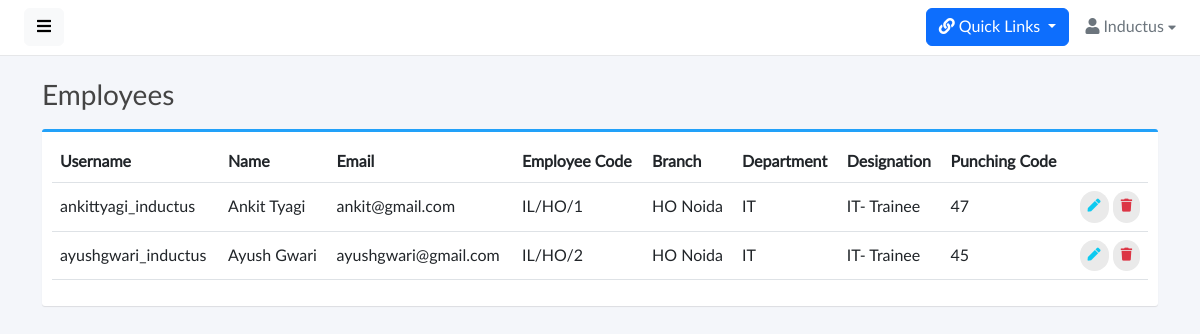
The app's page /employees/ (signed in), older data.
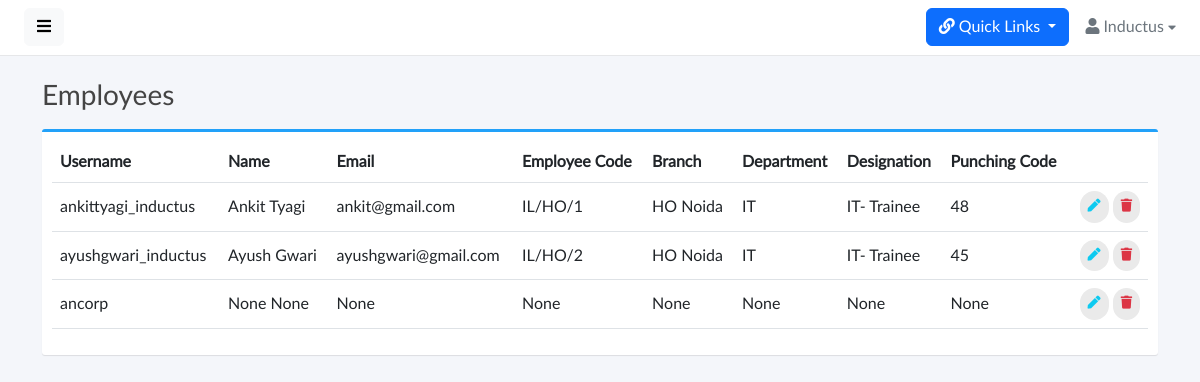
The same page, newer data.
### base/models.py (models this page shows, shortened)
class Employee(models.Model):
    GENDER_CHOICES = [
        ('Male', 'Male'),
        ('Female', 'Female'),
    ]
    SHIFT_CHOICES = [
        ('General', 'General'),
        ('UNICEF', 'UNICEF'),
    ]
    EMPLOYEE_TYPE_CHOICES = [
        ('Permanent','Permanent')
    ]
    GRADE_CHOICES = [
        ('Employee','Employee'),
        ('Consultant','Consultant'),
        ('UNF Employee','UNF Employee'),
        ('UNF Supervisor','UNF Supervisor'),
    ]
    id = models.CharField(max_length=25,primary_key=True,default=generate_unique_id,editable=False)
    user = models.OneToOneField(User, on_delete=models.CASCADE,editable=False)
    employee_code = models.CharField(max_length=20,unique=True,null=True,blank=True)
    first_name = models.CharField(max_length=100 ,null=True,blank=True)
    middle_name = models.CharField(max_length=100,blank=True,null=True)
    last_name = models.CharField(max_length=100 , null=True,blank=True)
    email = models.CharField(max_length=100, null=True,blank=True , unique=True)
    official_email= models.CharField(max_length=100, blank=True , null=True , unique=True)
    gender = models.CharField(max_length=10, choices=GENDER_CHOICES)
    punching_code = models.IntegerField(unique=True , null=True , blank=True)
    date_of_joining = models.DateField(null=True)
    branch = models.ForeignKey(Branch, on_delete=models.SET_NULL,null=True,blank=True)
    department = models.ForeignKey(Department, on_delete=models.SET_NULL, null=True,blank=True)
    designation = models.ForeignKey(Designation, on_delete=models.SET_NULL,null=True,blank=True)
    employee_type = models.CharField(max_length=100, choices=EMPLOYEE_TYPE_CHOICES)
    shift = models.CharField(max_length=100, choices=SHIFT_CHOICES)
    grade = models.CharField(max_length=100, choices=GRADE_CHOICES)
    reporting_manager = models.ForeignKey(
        'self',
        on_delete=models.SET_NULL,
        null=True,
        blank=True,
        related_name='reportees'
    )
    ctc = models.CharField(max_length=20,null=True,blank=True)
    gross_salary = models.CharField(max_length=20,null=True,blank=True)
    basic_salary = models.CharField(max_length=20,null=True,blank=True)

class Branch(models.Model):
    id = models.CharField(default=generate_unique_id,primary_key=True,editable=False,max_length=25)
    branch_name = models.CharField(max_length=100,unique=True)
    slug = models.CharField(max_length=100)
    def __str__(self):
        return self.branch_name

class Department(models.Model):
    id = models.CharField(max_length=25,primary_key=True,default=generate_unique_id,editable=False)
    department = models.CharField(max_length=100,unique=True)
    slug = models.CharField(max_length=100)
    def __str__(self):
        return self.department

class Designation(models.Model):
    id = models.CharField(max_length=25,primary_key=True,default=generate_unique_id,editable=False)
    designation = models.CharField(max_length=100,unique=True)
    slug = models.CharField(max_length=100)
    def __str__(self):
        return self.designation

### base/views.py (the view)
# urls.py: path('employees/',views.EmployeeView,name='employees'),
@login_required(login_url='signin')
def EmployeeView(request):
    employees = Employee.objects.all()
    branchs = Branch.objects.all()
    departments = Department.objects.all()
    designations = Designation.objects.all()
    numeric_part = 0
    if request.method == 'GET':
        try:
            last_employee = Employee.objects.order_by('-employee_code').first()
            if last_employee:
                last_code = last_employee.employee_code
                if last_code and any(char.isdigit() for char in last_code):
                    numeric_part = int(''.join(filter(str.isdigit, last_code)))
        except Employee.DoesNotExist:
            pass  # Handle the case when no Employee objects exist
    context = {
        'employees': employees,
        'next_employee_code': numeric_part + 1,
        'designations': designations,
        'departments': departments,
        'branchs': branchs,
    }
    return render(request, 'employee.html', context)

### base/templates/employee.html (shortened to what this page needs)
{% extends 'base.html' %}
{% load static %}
{% block start %}
<div class="content">
  <div class="container">
    <div class="page-title">
      <h3>Employees
      </h3>
    </div>
    <div class="box box-primary">
      <div class="box-body">
        <table width="100%" class="table table-hover" id="dataTables-example">
          <thead>
            <tr>
              <th>Username</th>
              <th>Name</th>
              <th>Email</th>
              <th>Employee Code</th>
              <th>Branch</th>
              <th>Department</th>
              <th>Designation</th>
              <th>Punching Code</th>
              <th></th>
            </tr>
          </thead>
          <tbody>
            {% if employees %}
            {% for employee in employees %}
            <tr>
              <td>{{employee.user.username}}</td>
              <td>{{employee.first_name}} {{employee.last_name}}</td>
              <td>{{employee.email}}</td>
              <td>{{employee.employee_code}}</td>
              <td>{{employee.branch}}</td>
              <td>{{employee.department}}</td>
              <td>{{employee.designation}}</td>
              <td>{{employee.punching_code}}</td>
              <td class="text-end">
                <a href="{% url 'employee_profile' employee.id %}" class="btn btn-outline-info btn-rounded"><i
                    class="fas fa-pen"></i></a>
                <a class="btn btn-outline-danger btn-rounded" data-bs-toggle="modal"
                  data-bs-target="#deleteUserModal{{employee.id}}">
                  <i class="fas fa-trash"></i>
                </a>
              </td>
            </tr>
            {% endfor %}
            {% else %}
            <tr>
              <td>No Employee Found</td>
            </tr>
            {% endif %}
          </tbody>
        </table>
      </div>
    </div>
  </div>
</div>
{% endblock %}

Row changes from the older to the newer data that the page shows:
changed Employee "Ankit": punching_code "47" → "48"
added Employee: user.username "ancorp", first_name "None", last_name "None", email "None", employee_code "None", branch "None", department "None", designation "None", punching_code "None"
